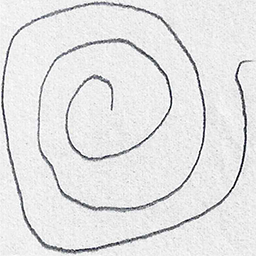
#> input picture pd/m/dataset/spiral/training/healthy/V01HE02.png, 256 x 256 px
$ python main.py
#> lines starting #> are read from the running program, lines starting #| are printed output that depends on the picture; after the words box and inside, x2 and y2 are one past the last pixel; in counts of white or black regions, pixels touching at a corner belong together
from sklearn.ensemble import RandomForestClassifier
from sklearn.preprocessing import LabelEncoder
from skimage import feature
from imutils import paths
import numpy as np
import cv2
import os
from sklearn.metrics import confusion_matrix
from imutils import build_montages
from sklearn import metrics as m

def quantify_image(image):
	features = feature.hog(image, orientations=9,
		pixels_per_cell=(10, 10), cells_per_block=(2, 2),
		transform_sqrt=True, block_norm="L1")
	return features

def load_split(path):
	imagePaths = list(paths.list_images(path))
	data = []
	labels = []

	for imagePath in imagePaths:
		label = imagePath.split(os.path.sep)[-2]
		image = cv2.imread(imagePath)
		image = cv2.cvtColor(image, cv2.COLOR_BGR2GRAY)
		image = cv2.resize(image, (200, 200))
		image = cv2.threshold(image, 0, 255, cv2.THRESH_BINARY_INV | cv2.THRESH_OTSU)[1]
		features = quantify_image(image)
		data.append(features)
		labels.append(label)
	return (np.array(data), np.array(labels))

trainingPath = os.path.sep.join(["dataset/spiral", "training"])
testingPath = os.path.sep.join(["dataset/spiral", "testing"])

(trainX, trainY) = load_split(trainingPath)
#> in load_split, image is the input picture: shape (256, 256, 3); mean B, G, R 228, 227.5, 227.5
#> in load_split, `image = cv2.resize(image, (200, 200))`:
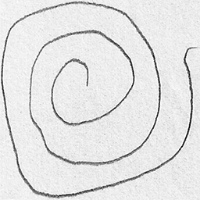
#> image: shape (200, 200); min 10, max 255, mean 227.5
#> in load_split, `image = cv2.threshold(image, 0, 255, cv2.THRESH_BINARY_INV | cv2.THRES..`:
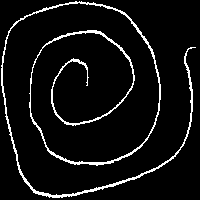
#> image: shape (200, 200); 6.6% white in thin lines or dots
#> in quantify_image, `features = feature.hog(image, orientations=9, pixels_per_cell=(10, 10)..`: features = 12996 values, max 1 at index 7080, min 0 at index 0, mean 0.0225
(testX, testY) = load_split(testingPath)
#> call 2 of load_split, with path = 'dataset/spiral/testing'
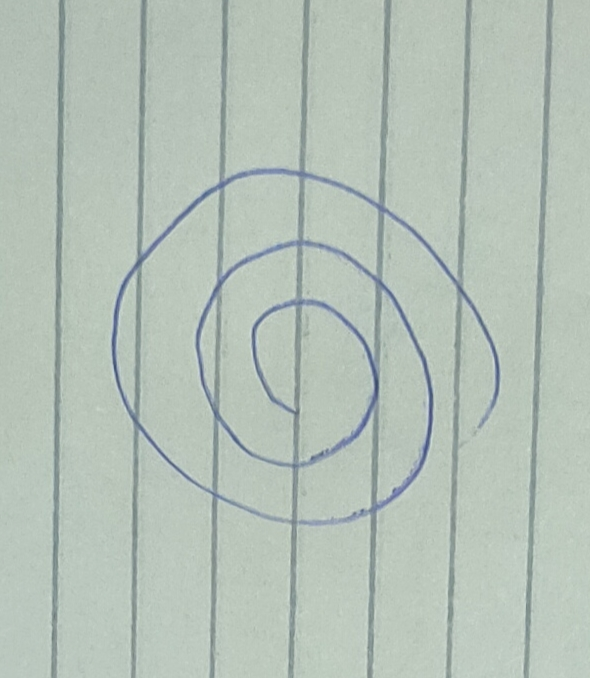
#> input picture pd/m/dataset/spiral/testing/healthy/IMG_20220525_141508.jpg, 590 x 678 px
#> in load_split, image is the input picture: shape (678, 590, 3); mean B, G, R 183.2, 192.6, 180.2
#> in load_split (call 2), `image = cv2.resize(image, (200, 200))`:
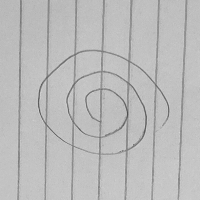
#> image: shape (200, 200); min 79, max 213, mean 187.6
#> in load_split (call 2), `image = cv2.threshold(image, 0, 255, cv2.THRESH_BINARY_INV | cv2.THRES..`:
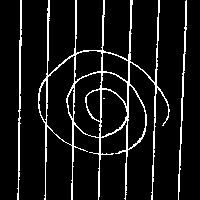
#> image: shape (200, 200); 8.9% white in thin lines or dots, all inside (x1, y1, x2, y2) = (17, 0, 187, 200)
#> in load_split (call 2), `features = quantify_image(image)`: features = 12996 values, max 1 at index 11700, min 0 at index 0, mean 0.0264
#> pass 2 of the loop in load_split, `for imagePath in imagePaths:`:
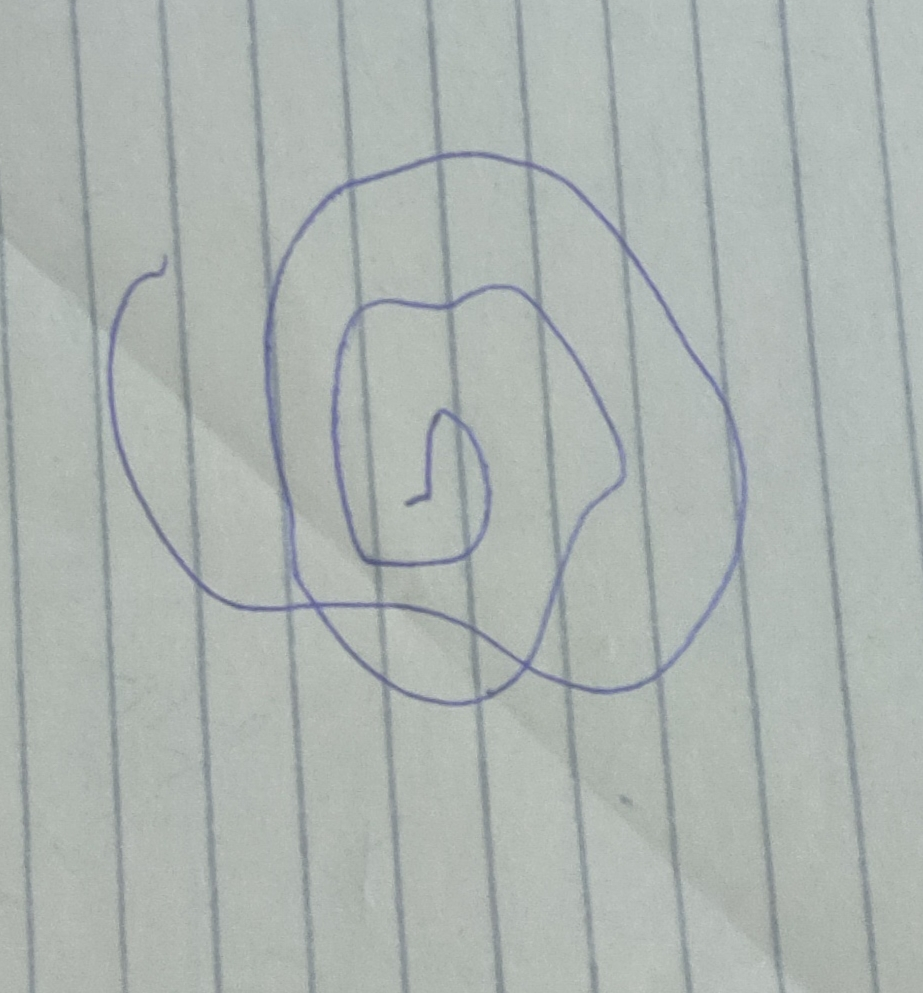
#> input picture pd/m/dataset/spiral/testing/parkinson/IMG_20220525_141557.jpg, 923 x 993 px
#> in load_split, image is the input picture: shape (993, 923, 3); mean B, G, R 176.5, 180.2, 173
#> in load_split (call 2), `image = cv2.resize(image, (200, 200))`:
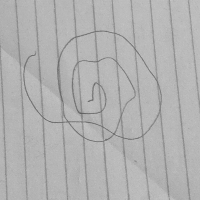
#> image: shape (200, 200); min 95, max 196, mean 177.6
#> in load_split (call 2), `image = cv2.threshold(image, 0, 255, cv2.THRESH_BINARY_INV | cv2.THRES..`:
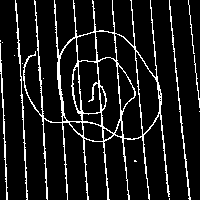
#> image: shape (200, 200); 10.5% white in thin lines or dots
#> in load_split (call 2), `features = quantify_image(image)`: features = 12996 values, max 0.603 at index 7569, min 0 at index 0, mean 0.0278
#> pass 3 of the loop in load_split, `for imagePath in imagePaths:`:
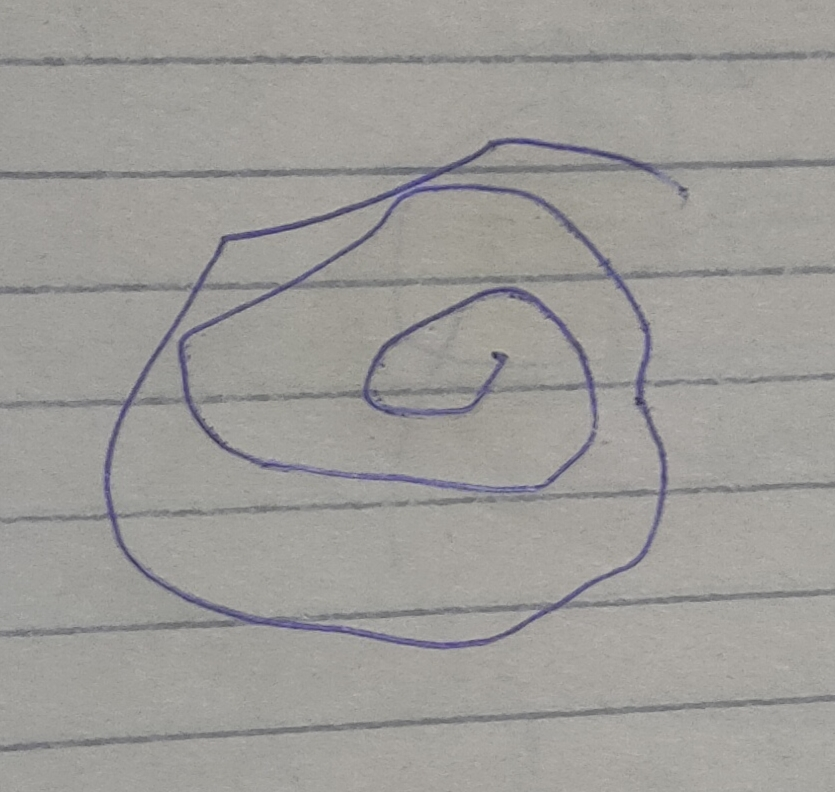
#> input picture pd/m/dataset/spiral/testing/parkinson/IMG_20220525_141645.jpg, 835 x 792 px
#> in load_split, image is the input picture: shape (792, 835, 3); mean B, G, R 152.4, 155.7, 157.4
#> in load_split (call 2), `image = cv2.resize(image, (200, 200))`:
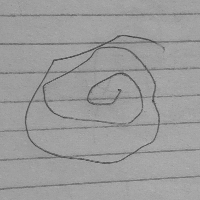
#> image: shape (200, 200); min 58, max 183, mean 155.7
#> in load_split (call 2), `image = cv2.threshold(image, 0, 255, cv2.THRESH_BINARY_INV | cv2.THRES..`:
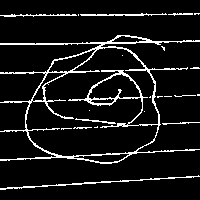
#> image: shape (200, 200); 8.8% white in thin lines or dots, all inside (x1, y1, x2, y2) = (0, 13, 200, 190)
#> in load_split (call 2), `features = quantify_image(image)`: features = 12996 values, max 1 at index 7301, min 0 at index 0, mean 0.0257

le = LabelEncoder()
trainY = le.fit_transform(trainY)
#> trainY = [0]
#> (the run stopped early here; a loop or call above may not have finished)
